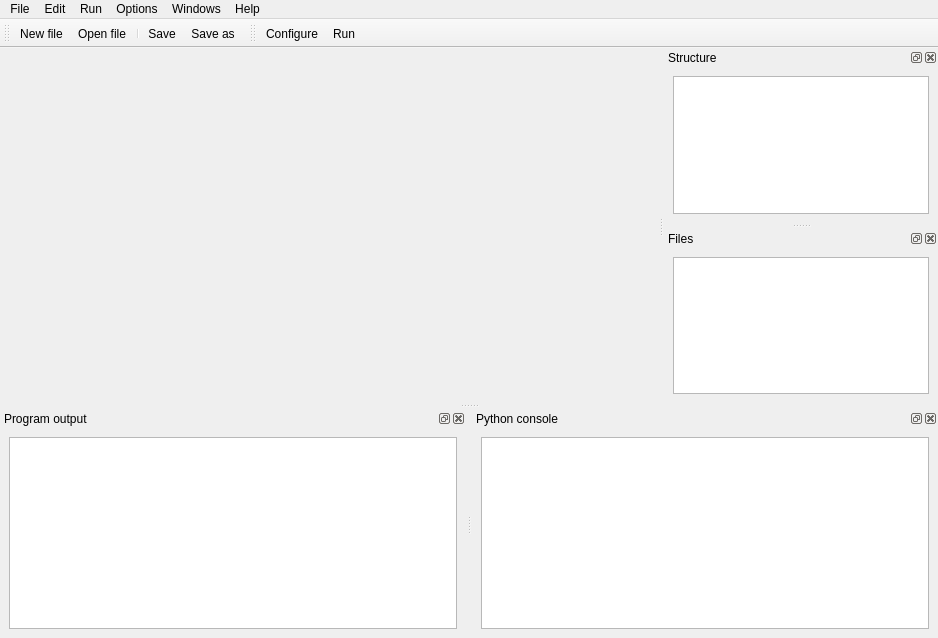
<?xml version="1.0" encoding="UTF-8"?>
<ui version="4.0">
 <class>MainWindow</class>
 <widget class="QMainWindow" name="MainWindow">
  <property name="geometry">
   <rect>
    <x>0</x>
    <y>0</y>
    <width>938</width>
    <height>638</height>
   </rect>
  </property>
  <property name="windowTitle">
   <string>QIdle</string>
  </property>
  <property name="windowIcon">
   <iconset resource="qidle.qrc">
    <normaloff>:/icons/QIdle.png</normaloff>:/icons/QIdle.png</iconset>
  </property>
  <widget class="QWidget" name="centralwidget">
   <layout class="QGridLayout" name="gridLayout">
    <item row="0" column="0">
     <widget class="SplittableCodeEditTabWidget" name="tabWidget" native="true"/>
    </item>
   </layout>
  </widget>
  <widget class="QDockWidget" name="dockWidgetClassExplorer">
   <property name="windowTitle">
    <string>Structure</string>
   </property>
   <attribute name="dockWidgetArea">
    <number>2</number>
   </attribute>
   <widget class="QWidget" name="dockWidgetContents_2">
    <layout class="QGridLayout" name="gridLayout_3">
     <item row="0" column="0">
      <widget class="PyOutlineTreeWidget" name="classExplorer">
       <attribute name="headerVisible">
        <bool>false</bool>
       </attribute>
       <column>
        <property name="text">
         <string notr="true">1</string>
        </property>
       </column>
      </widget>
     </item>
    </layout>
   </widget>
  </widget>
  <widget class="QDockWidget" name="dockWidgetProgramOutput">
   <property name="windowTitle">
    <string>Program output</string>
   </property>
   <attribute name="dockWidgetArea">
    <number>8</number>
   </attribute>
   <widget class="QWidget" name="dockWidgetContents_3">
    <layout class="QGridLayout" name="gridLayout_4">
     <item row="0" column="0">
      <widget class="PyInteractiveConsole" name="textEditPgmOutput"/>
     </item>
    </layout>
   </widget>
  </widget>
  <widget class="QDockWidget" name="dockWidgetPyConsole">
   <property name="windowTitle">
    <string>Python console</string>
   </property>
   <attribute name="dockWidgetArea">
    <number>8</number>
   </attribute>
   <widget class="QWidget" name="dockWidgetContents_4">
    <layout class="QGridLayout" name="gridLayout_5">
     <item row="0" column="0">
      <widget class="IPythonConsole" name="pyconsole"/>
     </item>
    </layout>
   </widget>
  </widget>
  <widget class="QMenuBar" name="menubar">
   <property name="geometry">
    <rect>
     <x>0</x>
     <y>0</y>
     <width>938</width>
     <height>35</height>
    </rect>
   </property>
   <widget class="QMenu" name="menuFile">
    <property name="title">
     <string>File</string>
    </property>
    <widget class="QMenu" name="menuRecents">
     <property name="title">
      <string>Recents</string>
     </property>
    </widget>
    <addaction name="actionNew_file"/>
    <addaction name="actionOpen_file"/>
    <addaction name="separator"/>
    <addaction name="actionNew_project"/>
    <addaction name="actionOpen_directory"/>
    <addaction name="separator"/>
    <addaction name="menuRecents"/>
    <addaction name="separator"/>
    <addaction name="actionSave"/>
    <addaction name="actionSave_as"/>
    <addaction name="separator"/>
    <addaction name="actionClose"/>
    <addaction name="separator"/>
    <addaction name="actionQuit"/>
   </widget>
   <widget class="QMenu" name="menuRun">
    <property name="title">
     <string>Run</string>
    </property>
    <addaction name="actionRun"/>
    <addaction name="actionConfigureRun"/>
   </widget>
   <widget class="QMenu" name="menuOptions">
    <property name="title">
     <string>Options</string>
    </property>
    <addaction name="actionConfigure_IDLE"/>
   </widget>
   <widget class="QMenu" name="menuWindows">
    <property name="title">
     <string>Windows</string>
    </property>
    <widget class="QMenu" name="menuTools">
     <property name="title">
      <string>Tools</string>
     </property>
    </widget>
    <addaction name="actionZoom_height"/>
    <addaction name="separator"/>
    <addaction name="menuTools"/>
    <addaction name="separator"/>
   </widget>
   <widget class="QMenu" name="menuHelp">
    <property name="title">
     <string>Help</string>
    </property>
    <addaction name="actionAbout_QIdle"/>
    <addaction name="separator"/>
    <addaction name="actionHelp_content"/>
    <addaction name="actionPython_docs"/>
   </widget>
   <widget class="QMenu" name="menuEdit">
    <property name="title">
     <string>Edit</string>
    </property>
   </widget>
   <addaction name="menuFile"/>
   <addaction name="menuEdit"/>
   <addaction name="menuRun"/>
   <addaction name="menuOptions"/>
   <addaction name="menuWindows"/>
   <addaction name="menuHelp"/>
  </widget>
  <widget class="QToolBar" name="toolBarSave">
   <property name="windowTitle">
    <string>File toolbar</string>
   </property>
   <attribute name="toolBarArea">
    <enum>TopToolBarArea</enum>
   </attribute>
   <attribute name="toolBarBreak">
    <bool>false</bool>
   </attribute>
   <addaction name="actionNew_file"/>
   <addaction name="actionOpen_file"/>
   <addaction name="separator"/>
   <addaction name="actionSave"/>
   <addaction name="actionSave_as"/>
  </widget>
  <widget class="QToolBar" name="toolBarRun">
   <property name="windowTitle">
    <string>Run toolbar</string>
   </property>
   <attribute name="toolBarArea">
    <enum>TopToolBarArea</enum>
   </attribute>
   <attribute name="toolBarBreak">
    <bool>false</bool>
   </attribute>
   <addaction name="actionConfigureRun"/>
   <addaction name="actionRun"/>
  </widget>
  <widget class="QDockWidget" name="dockWidgetFiles">
   <property name="windowTitle">
    <string>Files</string>
   </property>
   <attribute name="dockWidgetArea">
    <number>2</number>
   </attribute>
   <widget class="QWidget" name="dockWidgetContents">
    <layout class="QGridLayout" name="gridLayout_2">
     <item row="0" column="0">
      <widget class="FileSystemTreeView" name="fsTree"/>
     </item>
    </layout>
   </widget>
  </widget>
  <action name="actionOpen_file">
   <property name="icon">
    <iconset theme="document-open" resource="qidle.qrc">
     <normaloff>:/icons/document-open.png</normaloff>:/icons/document-open.png</iconset>
   </property>
   <property name="text">
    <string>Open file</string>
   </property>
  </action>
  <action name="actionOpen_directory">
   <property name="icon">
    <iconset theme="folder-open" resource="qidle.qrc">
     <normaloff>:/icons/folder-open.png</normaloff>:/icons/folder-open.png</iconset>
   </property>
   <property name="text">
    <string>Open directory</string>
   </property>
  </action>
  <action name="actionSave">
   <property name="icon">
    <iconset theme="document-save" resource="qidle.qrc">
     <normaloff>:/icons/document-save.png</normaloff>:/icons/document-save.png</iconset>
   </property>
   <property name="text">
    <string>Save</string>
   </property>
  </action>
  <action name="actionSave_as">
   <property name="icon">
    <iconset theme="document-save-as" resource="qidle.qrc">
     <normaloff>:/icons/document-save-as.png</normaloff>:/icons/document-save-as.png</iconset>
   </property>
   <property name="text">
    <string>Save as</string>
   </property>
  </action>
  <action name="actionClose">
   <property name="icon">
    <iconset theme="window-close">
     <normaloff/>
    </iconset>
   </property>
   <property name="text">
    <string>Close window</string>
   </property>
  </action>
  <action name="actionQuit">
   <property name="icon">
    <iconset theme="exit">
     <normaloff/>
    </iconset>
   </property>
   <property name="text">
    <string>Quit</string>
   </property>
  </action>
  <action name="actionRun">
   <property name="icon">
    <iconset theme="media-playback-start" resource="qidle.qrc">
     <normaloff>:/icons/media-playback-start.png</normaloff>:/icons/media-playback-start.png</iconset>
   </property>
   <property name="text">
    <string>Run</string>
   </property>
  </action>
  <action name="actionConfigureRun">
   <property name="icon">
    <iconset theme="system-run" resource="qidle.qrc">
     <normaloff>:/icons/system-run.png</normaloff>:/icons/system-run.png</iconset>
   </property>
   <property name="text">
    <string>Configure</string>
   </property>
  </action>
  <action name="actionConfigure_IDLE">
   <property name="icon">
    <iconset theme="preferences-system" resource="qidle.qrc">
     <normaloff>:/icons/Preferences-system.png</normaloff>:/icons/Preferences-system.png</iconset>
   </property>
   <property name="text">
    <string>Configure QIdle</string>
   </property>
  </action>
  <action name="actionZoom_height">
   <property name="icon">
    <iconset theme="zoom-fit-best">
     <normaloff/>
    </iconset>
   </property>
   <property name="text">
    <string>Zoom height</string>
   </property>
  </action>
  <action name="actionAbout_QIdle">
   <property name="icon">
    <iconset theme="help-about" resource="qidle.qrc">
     <normaloff>:/icons/dialog-information.png</normaloff>:/icons/dialog-information.png</iconset>
   </property>
   <property name="text">
    <string>About QIdle</string>
   </property>
  </action>
  <action name="actionHelp_content">
   <property name="icon">
    <iconset theme="help-contents" resource="qidle.qrc">
     <normaloff>:/icons/help.png</normaloff>:/icons/help.png</iconset>
   </property>
   <property name="text">
    <string>QIdle Help</string>
   </property>
  </action>
  <action name="actionPython_docs">
   <property name="text">
    <string>Python docs</string>
   </property>
  </action>
  <action name="actionNew_file">
   <property name="icon">
    <iconset theme="document-new" resource="qidle.qrc">
     <normaloff>:/icons/document-new.png</normaloff>:/icons/document-new.png</iconset>
   </property>
   <property name="text">
    <string>New file</string>
   </property>
  </action>
  <action name="actionNew_project">
   <property name="icon">
    <iconset theme="folder-new" resource="qidle.qrc">
     <normaloff>:/icons/folder-new.png</normaloff>:/icons/folder-new.png</iconset>
   </property>
   <property name="text">
    <string>New project</string>
   </property>
  </action>
 </widget>
 <customwidgets>
  <customwidget>
   <class>PyInteractiveConsole</class>
   <extends>QTextEdit</extends>
   <header>pyqode.python.widgets</header>
  </customwidget>
  <customwidget>
   <class>IPythonConsole</class>
   <extends>QTextEdit</extends>
   <header>qidle.widgets</header>
  </customwidget>
  <customwidget>
   <class>PyOutlineTreeWidget</class>
   <extends>QTreeWidget</extends>
   <header>pyqode.python.widgets</header>
  </customwidget>
  <customwidget>
   <class>FileSystemTreeView</class>
   <extends>QTreeView</extends>
   <header>pyqode.core.widgets</header>
  </customwidget>
  <customwidget>
   <class>SplittableCodeEditTabWidget</class>
   <extends>QWidget</extends>
   <header>pyqode.core.widgets</header>
   <container>1</container>
  </customwidget>
 </customwidgets>
 <resources>
  <include location="qidle.qrc"/>
 </resources>
 <connections/>
</ui>
